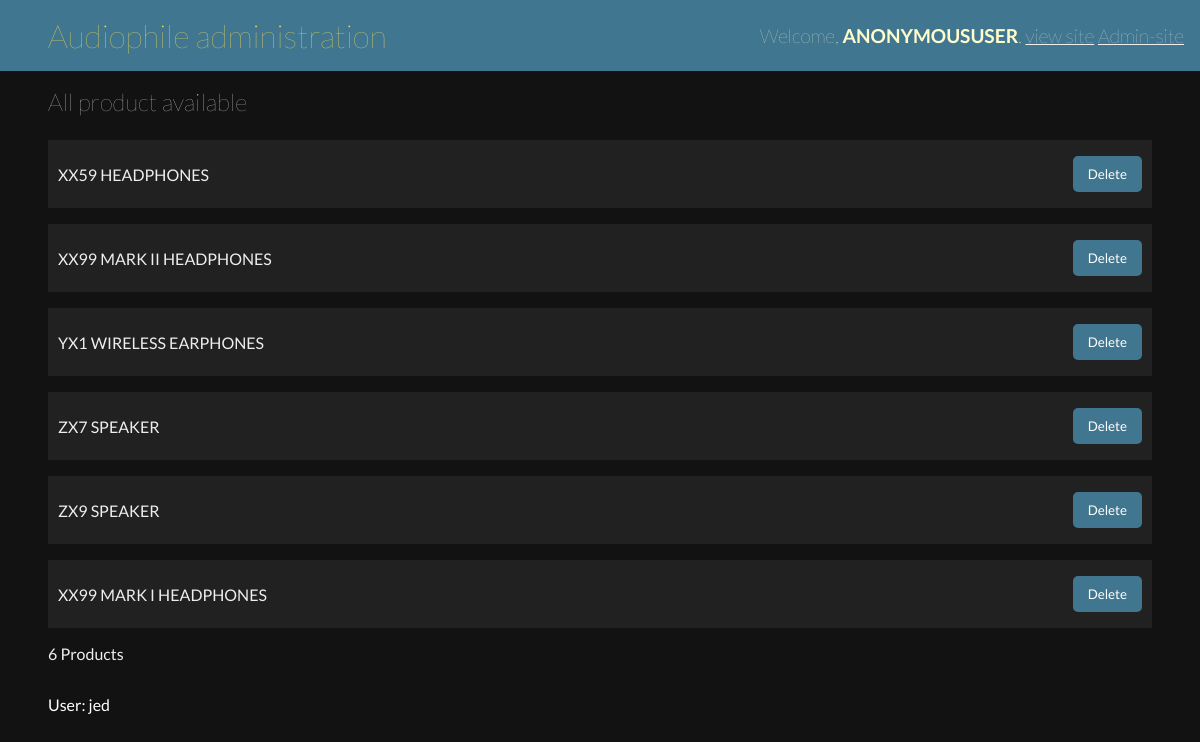
The app's page /Admin_Product, older data.
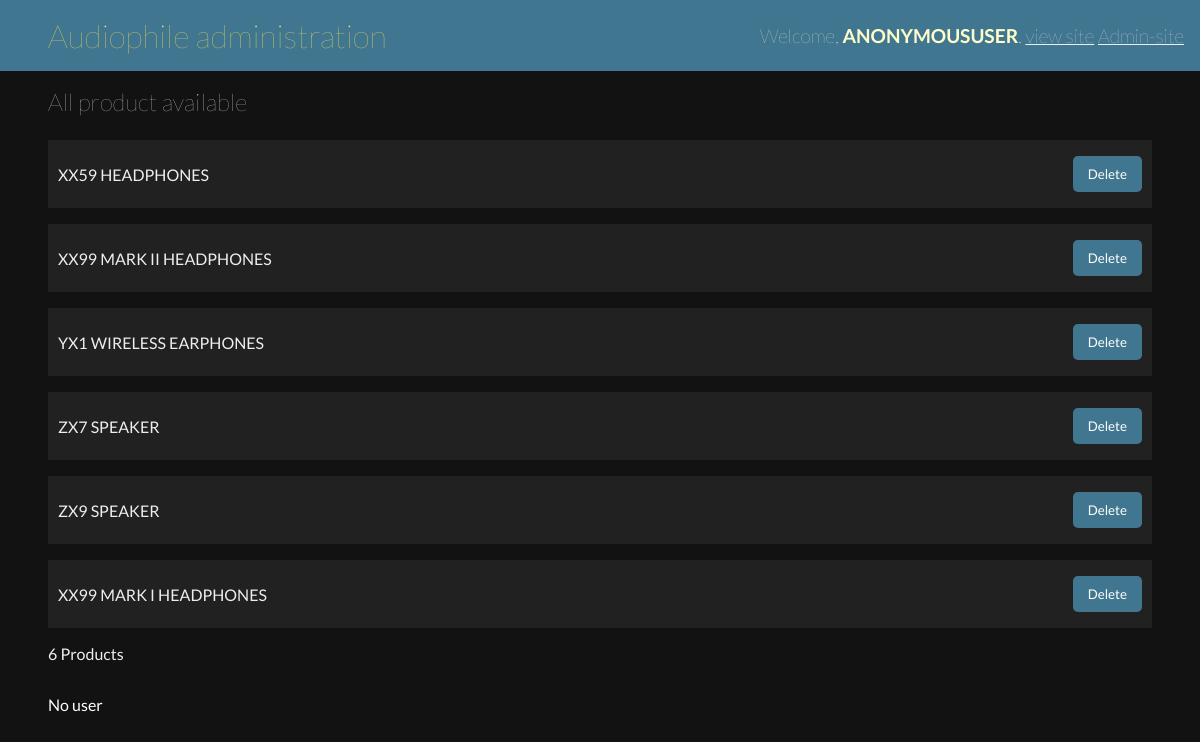
The same page, newer data.
### commerce/models.py (models this page shows, shortened)
class Product(models.Model):
    Title = models.CharField(max_length = 200)
    Product_Name = models.CharField(max_length = 10000,default='')
    Product_Description = models.CharField(max_length = 10000)
    Product_Features = models.CharField(max_length = 10000)
    Amount = models.IntegerField()
    Product_Image =  models.CharField(max_length = 700000, default='')
    SideImage_1 =  models.CharField(max_length = 700000, default='')
    SideImage_2 =  models.CharField(max_length = 700000, default='')
    SideImage_3 =  models.CharField(max_length = 700000, default='')

class User(AbstractUser):
    Cart = models.ManyToManyField('Product',related_name='cart',blank = True)

### commerce/views.py (the view)
# urls.py: path('Admin_Product',audiophile.adminproduct,name='adminproduct'),
    def adminproduct(request):
        allProducts = Product.objects.all()
        allusers =  User.objects.all()
        if request.method =='POST':
            prodTitle = request.POST['producttitle']
            Product.objects.filter(Title = prodTitle).delete()
        return render(request,'commerce/adminproduct.html',{'allProducts':allProducts,'allusers':allusers})

### commerce/templates/commerce/adminproduct.html (shortened to what this page needs)
{% load static %}
<!DOCTYPE html>
<html lang="en">
<head>
    <link rel="stylesheet" href="{% static 'commerce/audioadmin.css' %}">
</head>
<body>
    <div class="container">
        <div class="top_nav">
            <div class="left">
                <h1>Audiophile administration</h1>
            </div>
            <div class="right">
                <h1>Welcome, <span>{{request.user}}</span>. <a href="{% url 'index' %}">view site</a> <a href="{% url 'admin_create'  %}">Admin-site</a></h1>
            </div>
        </div>
        <main id="adminproduct">
            <h2>All product available</h2>
            <div class="products">
                {% for allProduct in allProducts %}
                    <section>
                        <div>
                            <p>{{allProduct.Title}}</p>
                        </div>
                       <div id="delete_div">
                            <form action="{% url 'adminproduct' %}" method="POST">
                                <input type="submit" value="Delete">
                            </form>
                       </div>
                    </section>
                {% empty %}
                    <p>No products yet</p>
                {% endfor %}
                {{allProducts.count}} Products
            </div>
            <div style="color: white;padding-top:2em " class="user">
                {% for alluser in allusers %}
                    <div style="margin-bottom: 1em">
                        <p>User: {{alluser.username}}</p>
                    </div>
                {% empty %}
                    <p>No user</p>
                {% endfor %}
            </div>
        </main>
    </div>
</body>
</html>

Row changes from the older to the newer data that the page shows:
removed User: username "jed"
Text that changed along with them:
text now shown: "No user"
